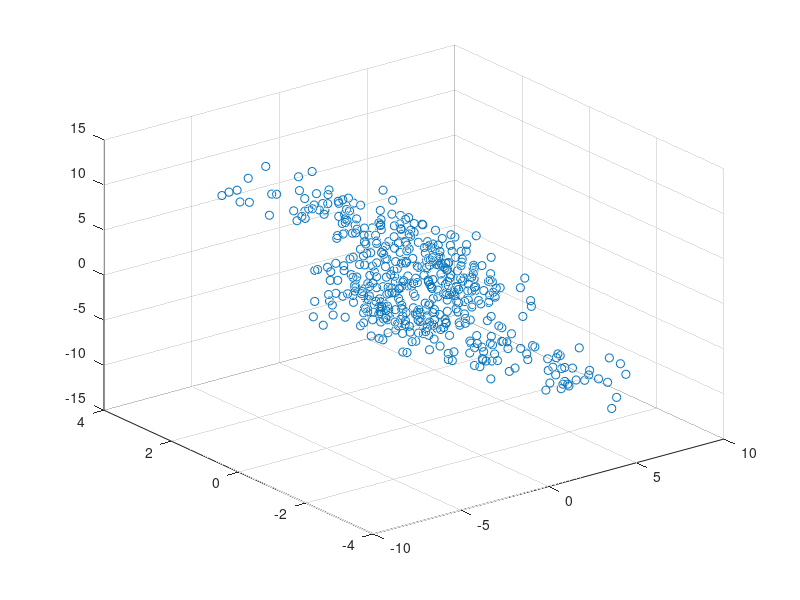

This chart was generated by the following MATLAB code: (Note: this script raises an error after producing the figure.)
clear; clc; close all;

polyX = [-7e-3 8e-3 1e-1 0.1];
polyY = [5e-3 1e-3 -3e-1 0.1];
polyZ = [0 0 0 1];

zrange = [-10 10];

npoints = 500;

zpt = rand(npoints,1)*20-10;
xpt = polyval(polyX, zpt);
ypt = polyval(polyY, zpt);

noise = mvnrnd(zeros(3,1), diag([1 1 1]), npoints);

scatter3(xpt+noise(:,1), ypt+noise(:,2), zpt+noise(:,3));

save('./data/xpt.dat', 'xpt', '-ascii');
save('./data/xpt.dat', 'xpt', '-ascii');
save('./data/xpt.dat', 'xpt', '-ascii');
xlabel('x'); ylabel('y'); zlabel('z');
daspect([1 1 1]);